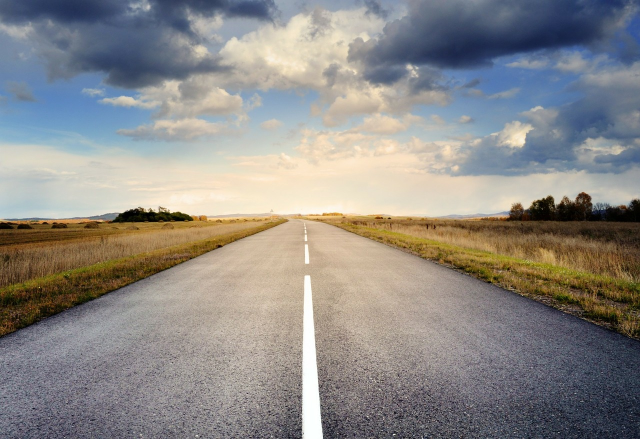
#> input picture udemy/opencv/src/road.jpg, 1280 x 878 px (shown at 1/2 size)
$ jupyter execute --allow-errors line_circle.ipynb
#> lines starting #> are read from the running program, lines starting #| are printed output that depends on the picture; after the words box and inside, x2 and y2 are one past the last pixel; in counts of white or black regions, pixels touching at a corner belong together
# 直線・円の検出

## 直線

直線は2つのパラメータで決まる
ロー（X軸との角度）とシータ（原点からの距離）

### 検出方法

- 画素のある点を探す
- θを様々な値に設定し、ρを計算
- すべての点で上記を繰り返す
- ρ、θペアの頻度を計算
- 出現頻度の最も高いものが直線

[cell 1]
import cv2
import numpy as np

[cell 2]
img = cv2.imread("src/road.jpg")
#> img is the input picture: shape (878, 1280, 3); mean B, G, R 134.8, 138, 141
img_g = cv2.imread("src/road.jpg", 0)
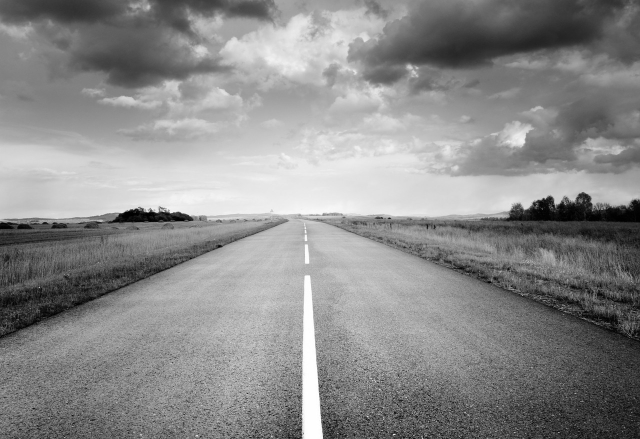
#> img_g: shape (878, 1280) (shown at 1/2 size); min 0, max 255, mean 138.5

cv2.imshow("img", img)
cv2.imshow("gray", img_g)
cv2.waitKey(0)
cv2.destroyAllWindows()

[cell 3]
img_canny = cv2.Canny(img_g, 300, 450)
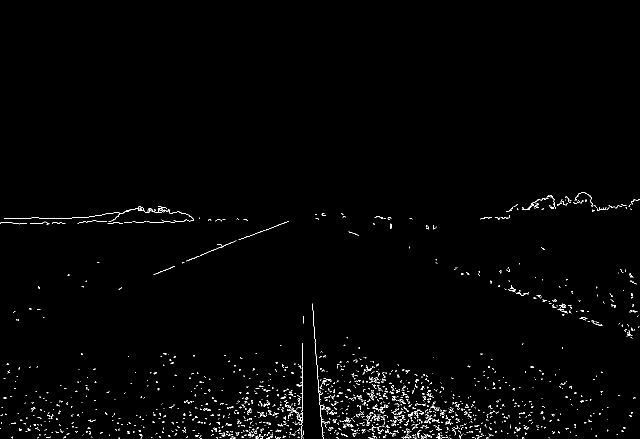
#> img_canny: shape (878, 1280) (shown at 1/2 size); 1.1% white in thin lines or dots, all inside (x1, y1, x2, y2) = (0, 384, 1280, 878)

cv2.imshow("canny", img_canny)
cv2.waitKey(0)
cv2.destroyAllWindows()

[cell 4]
lines = cv2.HoughLines(img_canny, 1, np.pi/100, 100)
#> lines = 20 rows, first 8: [875, 1.57], [453, 1.54], [604, 0], [793, 1.6], [829, 1.57], [847, 1.54], [826, 1.57], [622, 1.19]

[cell 5]
lines
#> Out has the same summary as lines

[cell 6]
for i in lines[:]:
    rho = i[0][0]
    theta = i[0][1]
    a = np.cos(theta)
    b = np.sin(theta)
    x0 = rho * a
    y0 = rho * b
    x1 = int( x0 + 1000 * (-b) )
    y1 = int( y0 + 1000 * ( a) )
    x2 = int( x0 - 1000 * (-b) )
    y2 = int( y0 - 1000 * ( a) )
    cv2.line(img, (x1,y1),(x2,y2), (255,0,0), 1)
#> this loop made 20 passes
#> (rho, theta, a, b, x0, y0, x1, y1) on passes 1 to 12: (875, 1.57, -4.37e-08, 1, -3.82e-05, 875, -1000, 874), (453, 1.54, 0.0314, 1, 14.23, 452.8, -985, 484), (604, 0, 1, 0, 604, 0, 604, 1000), (793, 1.6, -0.0314, 1, -24.91, 792.6, -1024, 761), (829, 1.57, -4.37e-08, 1, -3.62e-05, 829, -1000, 828), (847, 1.54, 0.0314, 1, 26.6, 846.6, -972, 877), (826, 1.57, -4.37e-08, 1, -3.61e-05, 826, -1000, 825), (622, 1.19, 0.368, 0.93, 229, 578.3, -700, 946), (444, 1.57, -4.37e-08, 1, -1.94e-05, 444, -1000, 443), (846, 1.6, -0.0314, 1, -26.57, 845.6, -1026, 814), (776, 1.63, -0.0628, 0.998, -48.73, 774.5, -1046, 711), (876, 1.51, 0.0628, 0.998, 55, 874.3, -943, 937)
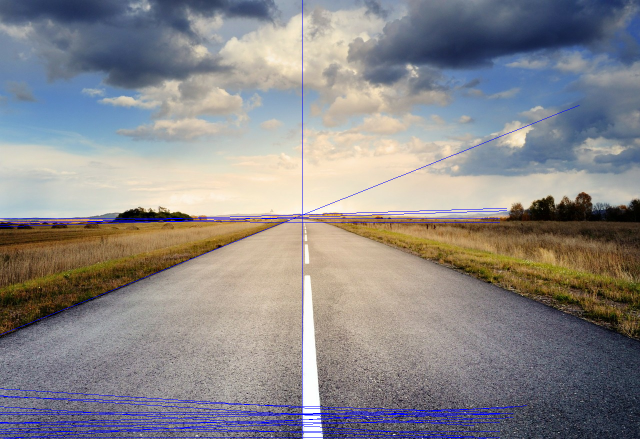
#> img: shape (878, 1280, 3) (shown at 1/2 size); 1.69% of pixels changed, all inside (x1, y1, x2, y2) = (0, 0, 1159, 878)

cv2.imshow("img", img)
cv2.waitKey(0)
cv2.destroyAllWindows()

[cell 7]
# 円の検出
img2 = cv2.imread("src/grapes.jpg")
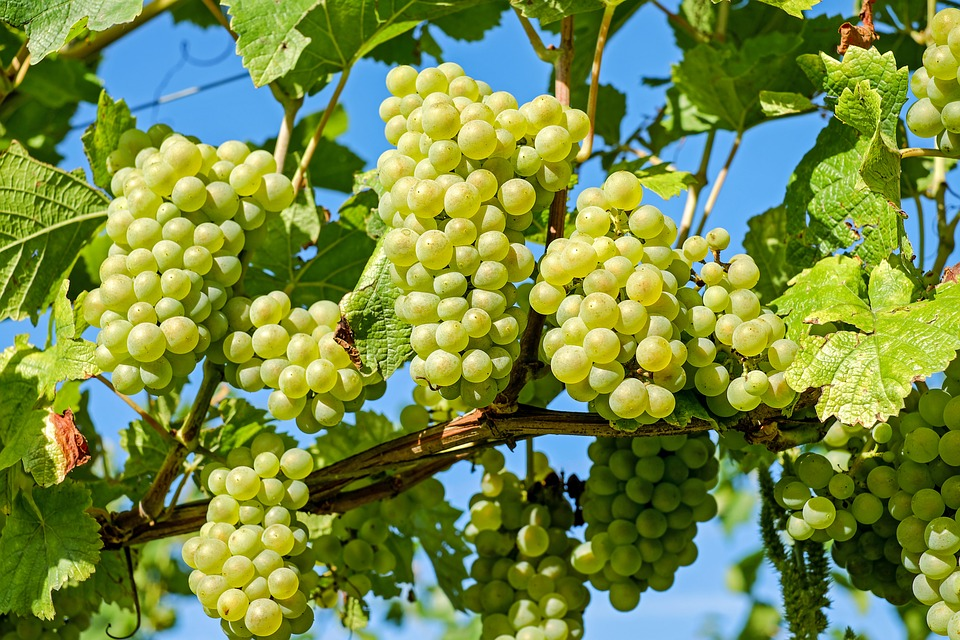
#> input picture udemy/opencv/src/grapes.jpg, 960 x 640 px
#> img2 is the input picture: shape (640, 960, 3); mean B, G, R 69.5, 139.6, 117.9
img2_g = cv2.imread("src/grapes.jpg", 0)
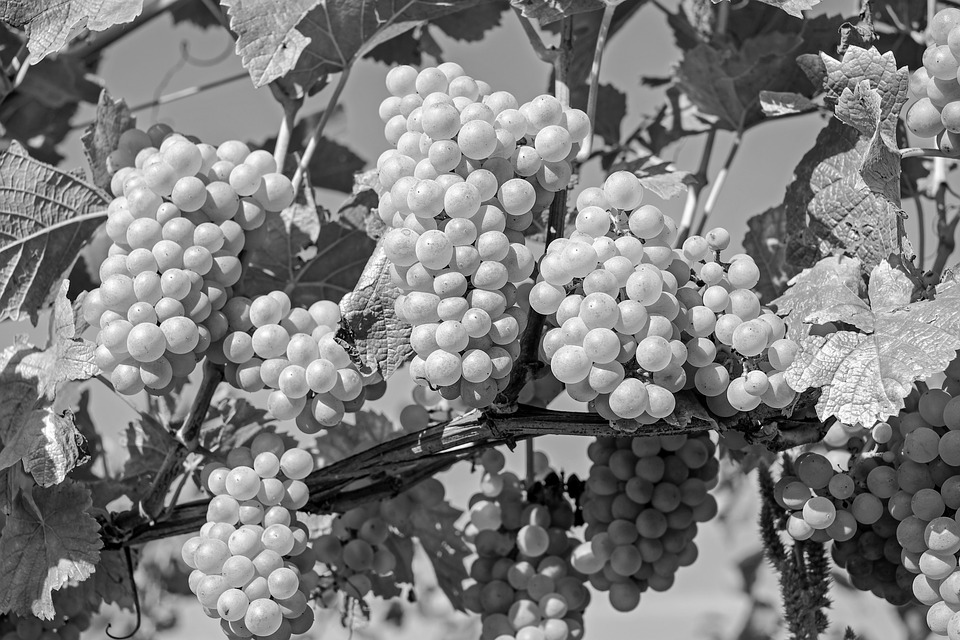
#> img2_g: shape (640, 960); min 0, max 255, mean 125

cv2.imshow("img", img2)
cv2.imshow("gray", img2_g)
cv2.waitKey(0)
cv2.destroyAllWindows()

#> (a cell that did not finish here is left out)

[cell 9]
# HoughCircles(image, method, dp, minDist[, circles[, param1[, param2[, minRadius[, maxRadius]]]]]) -> circles
circles = cv2.HoughCircles(img2_g, cv2.HOUGH_GRADIENT, dp=1, minDist=1, param1=20, param2=35, minRadius=1, maxRadius=30)
#> circles = 103 rows, first 8: [516.5, 196.5, 18.3], [256.5, 40.5, 21.7], [628.5, 397.5, 20.5], [462.5, 199.5, 18.2], [743.5, 393.5, 17.2], [532.5, 540.5, 16.1], [343.5, 386.5, 26], [324.5, 319.5, 19.4]

[cell 10]
circles
#> Out has the same summary as circles

[cell 11]
for i in circles[0]:
    cv2.circle(img2, (i[0], i[1]), i[2], (255, 0, 0), 1)
#> this loop made 103 passes
#> i on passes 1 to 12: [516.5, 196.5, 18.3], [256.5, 40.5, 21.7], [628.5, 397.5, 20.5], [462.5, 199.5, 18.2], [743.5, 393.5, 17.2], [532.5, 540.5, 16.1], [343.5, 386.5, 26], [324.5, 319.5, 19.4], [622.5, 189.5, 19.4], [282.5, 583.5, 16], [872.5, 293.5, 21.7], [553.5, 143.5, 18.3]
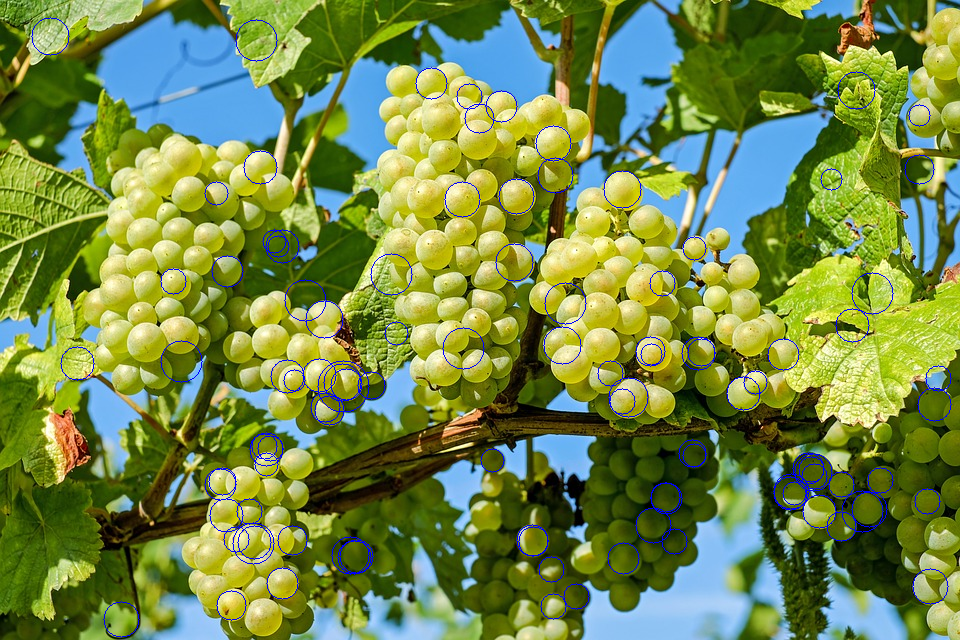
#> img2: shape (640, 960, 3); 1.42% of pixels changed, all inside (x1, y1, x2, y2) = (31, 17, 952, 638)
